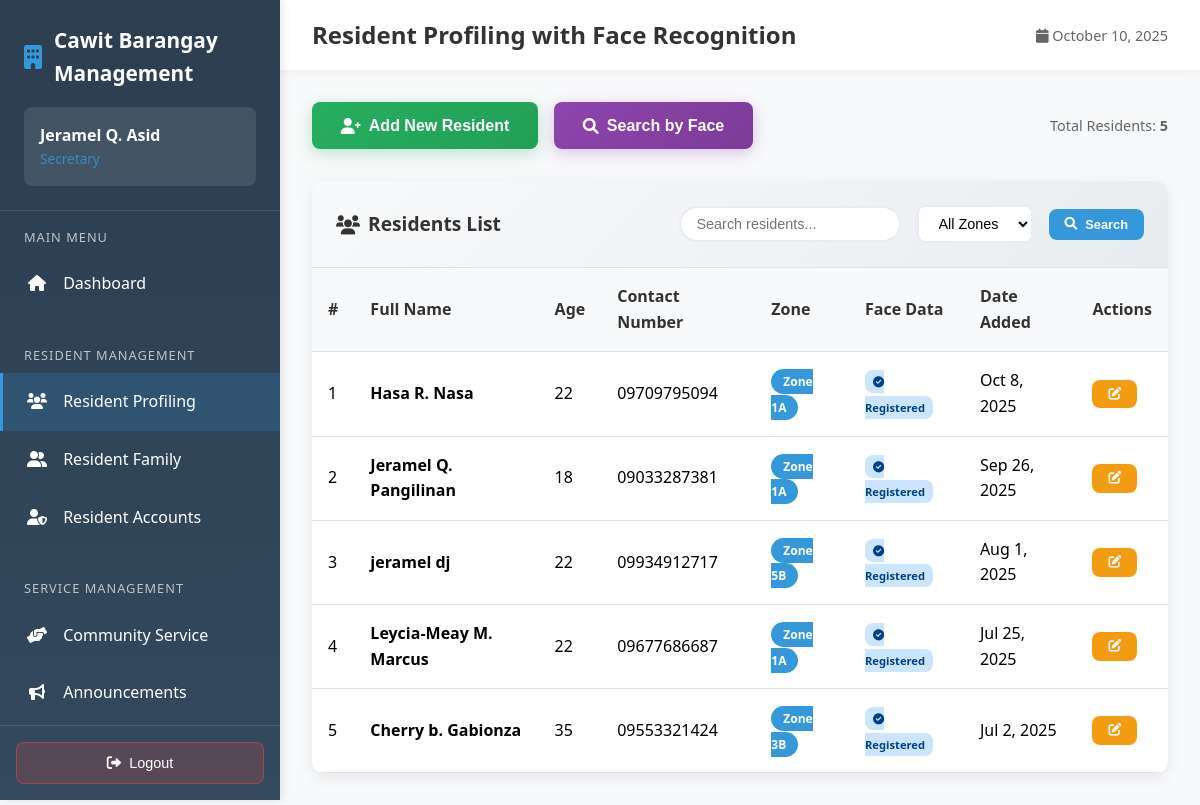
/employee/sec/resident-profiling.php (signed in), run on the app's committed database.
### tables this page shows
CREATE TABLE `residents` (
  `id` int(11) NOT NULL,
  `first_name` varchar(100) NOT NULL,
  `middle_initial` varchar(1) DEFAULT NULL,
  `last_name` varchar(100) NOT NULL,
  `full_name` varchar(255) DEFAULT NULL,
  `suffix` varchar(50) DEFAULT NULL,
  `age` int(11) NOT NULL,
  `contact_number` varchar(20) NOT NULL,
  `zone` enum('Zone 1A','Zone 1B','Zone 2A','Zone 2B','Zone 3A','Zone 3B','Zone 4A','Zone 4B','Zone 5A','Zone 5B','Zone 6A','Zone 6B','Zone 7A','Zone 7B') NOT NULL DEFAULT 'Zone 1A',
  `email` varchar(100) DEFAULT NULL,
  `created_at` timestamp NOT NULL DEFAULT current_timestamp(),
  `updated_at` timestamp NOT NULL DEFAULT current_timestamp() ON UPDATE current_timestamp(),
  `photo_path` varchar(255) DEFAULT NULL,
  `face_descriptor` text DEFAULT NULL,
  `face_embedding` text DEFAULT NULL,
  `face_photo` longtext DEFAULT NULL,
  `liveness_verified` tinyint(1) DEFAULT 0,
  `total_volunteer_hours` decimal(6,1) DEFAULT 0.0,
  `total_volunteer_events` int(11) DEFAULT 0,
  `last_volunteer_date` date DEFAULT NULL,
  `volunteer_status` enum('inactive','active','outstanding') DEFAULT 'inactive',
  `status` varchar(20) NOT NULL DEFAULT 'active'
);

### employee/sec/resident-profiling.php (the view, shortened to what this page needs)
<?php
require_once '../../config.php';
$search = isset($_GET['search']) ? mysqli_real_escape_string($connection, $_GET['search']) : '';
$page = isset($_GET['page']) ? intval($_GET['page']) : 1;
$records_per_page = 10;
$offset = ($page - 1) * $records_per_page;
$where_conditions = [];
$where_clause = !empty($where_conditions) ? 'WHERE ' . implode(' AND ', $where_conditions) : '';
$count_query = "SELECT COUNT(*) as total FROM residents $where_clause";
$count_result = mysqli_query($connection, $count_query);
$total_records = mysqli_fetch_assoc($count_result)['total'];
$residents_query = "SELECT * FROM residents $where_clause ORDER BY created_at DESC LIMIT $records_per_page OFFSET $offset";
$residents_result = mysqli_query($connection, $residents_query);
$row_number = $offset + 1;
?>
<!DOCTYPE html>
<html lang="en">
<head>
    <link href="https://cdnjs.cloudflare.com/ajax/libs/font-awesome/6.0.0/css/all.min.css" rel="stylesheet">
</head>
<body>
    <nav class="sidebar" id="sidebar">
        <div class="sidebar-header">
            <div class="sidebar-brand">
                <i class="fas fa-building"></i>
                Cawit Barangay Management
            </div>
            <div class="user-info">
                <div class="user-name"><?php echo $_SESSION['full_name']; ?></div>
                <div class="user-role">Secretary</div>
            </div>
        </div>
        <div class="sidebar-nav">
            <div class="nav-section">
                <div class="nav-section-title">Main Menu</div>
                <a href="dashboard.php" class="nav-item">
                    <i class="fas fa-home"></i>
                    Dashboard
                </a>
            </div>
            <div class="nav-section">
                <div class="nav-section-title">Resident Management</div>
                <a href="resident-profiling.php" class="nav-item active">
                    <i class="fas fa-users"></i>
                    Resident Profiling
                </a>
                <a href="resident_family.php" class="nav-item">
                    <i class="fas fa-user-friends"></i>
                    Resident Family
                </a>
                <a href="resident_account.php" class="nav-item">
					<i class="fas fa-user-shield"></i>
					Resident Accounts
				</a>
            </div>
            <div class="nav-section">
                <div class="nav-section-title">Service Management</div>
                <a href="community_service.php" class="nav-item">
                    <i class="fas fa-hands-helping"></i>
                    Community Service
                </a>
                <a href="announcements.php" class="nav-item">
                    <i class="fas fa-bullhorn"></i>
                    Announcements
                </a>
                <a href="complaints.php" class="nav-item">
                </a>
            </div>
        </div>
        <div class="logout-section">
            <form action="../logout.php" method="POST" id="logoutForm" style="width: 100%;">
                <button type="button" class="logout-btn" onclick="handleLogout()">
                    <i class="fas fa-sign-out-alt"></i>
                    Logout
                </button>
            </form>
        </div>
    </nav>
    <div class="main-content">
        <div class="top-bar">
            <h1 class="page-title">Resident Profiling with Face Recognition</h1>
            <div style="display: flex; align-items: center; gap: 1rem;">
                <span style="color: #666; font-size: 0.9rem;">
                    <i class="fas fa-calendar"></i> <?php echo date('F j, Y'); ?>
                </span>
            </div>
        </div>
        <div class="content-area">
            <div class="action-buttons">
                <div style="display: flex; gap: 1rem; flex-wrap: wrap;">
                    <button class="btn btn-add-resident" onclick="showModal('createModal')">
                        <i class="fas fa-user-plus"></i> Add New Resident
                    </button>
                    <button class="btn btn-face-search" onclick="showModal('searchModal')">
                        <i class="fas fa-search"></i> Search by Face
                    </button>
                </div>
                <div style="color: #666; font-size: 0.9rem;">
                    Total Residents: <strong><?php echo $total_records; ?></strong>
                </div>
            </div>
            <div class="table-card">
                <div class="table-header">
                    <div class="table-title">
                        <i class="fas fa-users"></i>
                        Residents List
                    </div>
                    <div class="search-filters">
                        <form method="GET" style="margin-left: auto; display:flex; gap:1rem; align-items:center;">
                            <input type="text" name="search" placeholder="Search residents..."
                                   class="search-input" value="<?php echo htmlspecialchars($search); ?>">
                            <select name="zone" class="filter-select">
                                <option value="">All Zones</option>
                            </select>
                            <button type="submit" class="btn btn-primary btn-sm">
                                <i class="fas fa-search"></i> Search
                            </button>
                        </form>
                    </div>
                </div>
                <div class="table-responsive">
                    <table class="table">
                        <thead>
                            <tr>
                                <th>#</th>
                                <th>Full Name</th>
                                <th>Age</th>
                                <th>Contact Number</th>
                                <th>Zone</th>
                                <th>Face Data</th>
                                <th>Date Added</th>
                                <th>Actions</th>
                            </tr>
                        </thead>
                        <tbody>
                            <?php if (mysqli_num_rows($residents_result) > 0): ?>
                                <?php while ($resident = mysqli_fetch_assoc($residents_result)): ?>
                                    <tr>
                                        <td><?php echo $row_number++; ?></td>
                                        <td>
                                            <strong><?php echo htmlspecialchars($resident['full_name']); ?></strong>
                                        </td>
                                        <td><?php echo $resident['age']; ?></td>
                                        <td><?php echo htmlspecialchars($resident['contact_number']); ?></td>
                                        <td>
                                            <span class="status-badge zone-badge">
                                                <?php echo htmlspecialchars($resident['zone']); ?>
                                            </span>
                                        </td>
                                        <td>
                                            <?php if ($resident['face_descriptor']): ?>
                                                <span class="face-badge face-registered">
                                                    <i class="fas fa-check-circle"></i> Registered
                                                </span>
                                            <?php else: ?>
                                                <span class="face-badge">
                                                    <i class="fas fa-times-circle"></i> Not Set
                                                </span>
                                            <?php endif; ?>
                                        </td>
                                        <td><?php echo date('M j, Y', strtotime($resident['created_at'])); ?></td>
                                        <td>
                                            <button class="btn btn-warning btn-sm" onclick="editResident(<?php echo htmlspecialchars(json_encode($resident)); ?>)">
                                                <i class="fas fa-edit"></i>
                                            </button>
                                        </td>
                                    </tr>
                                <?php endwhile; ?>
                            <?php endif; ?>
                        </tbody>
                    </table>
                </div>
            </div>
        </div>
    </div>
</body>
</html>

### data on the page
residents: full_name "Hasa R. Nasa", age "22", contact_number "09709795094", zone "Zone 1A", shows "Registered", created_at "Oct 8, 2025"
residents: full_name "Jeramel Q. Pangilinan", age "18", contact_number "09033287381", zone "Zone 1A", shows "Registered", created_at "Sep 26, 2025"
residents: full_name "jeramel dj", age "22", contact_number "09934912717", zone "Zone 5B", shows "Registered", created_at "Aug 1, 2025"
residents: full_name "Leycia-Meay M. Marcus", age "22", contact_number "09677686687", zone "Zone 1A", shows "Registered", created_at "Jul 25, 2025"
residents: full_name "Cherry b. Gabionza", age "35", contact_number "09553321424", zone "Zone 3B", shows "Registered", created_at "Jul 2, 2025"

### other printed values
$_SESSION['full_name'] "Jeramel Q. Asid"
$total_records "5"
